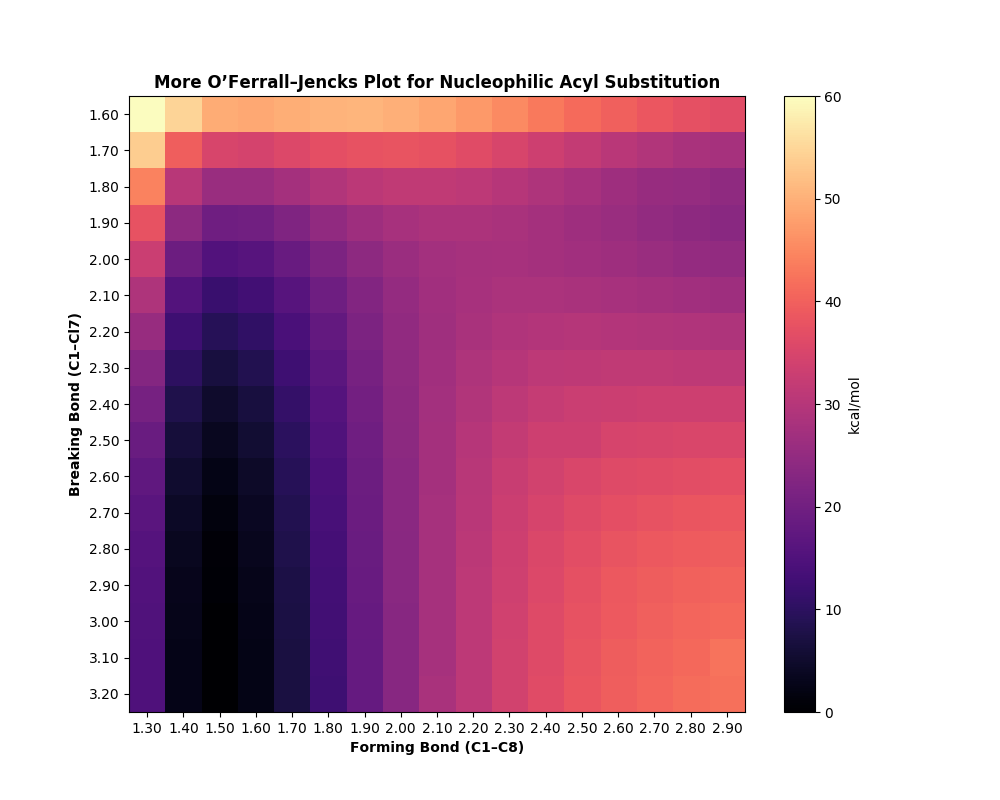

This figure's Python source:
import sys, re, glob
import numpy as np

import matplotlib.pyplot as plt
from matplotlib.ticker import StrMethodFormatter

from cctk import GaussianFile, Molecule, ConformationalEnsemble

#### Usage: ``python analyze.py "path/to/output/*.out"``
#### NOTE: It's crucial to wrap the wildcard-containing path in quotes!

#### NOTE: This file will reject any file that contains the string "slurm."

#### Corin Wagen and Eugene Kwan, 2019

filenames = sys.argv[1]

cent = 1
lg = 7
nu = 8

plot = np.zeros(shape=(18,18))

for filename in sorted(glob.glob(filenames, recursive=True)):
    if re.search("slurm", filename):
        continue

    output_file = GaussianFile.read_file(filename)
    energy = float(output_file.energies[-1]) * 627.509
    mol = output_file.get_molecule()

    lg_dist =  mol.get_distance(cent, lg)
    nu_dist =  mol.get_distance(cent, nu)

    idx1 = int(round((lg_dist - 1.5) * 10))
    idx2 = int(round((nu_dist - 1.2) * 10))
    plot[idx1][idx2] = energy

min_energy = np.min(plot)
plot = plot - min_energy

#### now to generate the graph...

fig = plt.figure(figsize=(10,8))
ax = fig.gca()

plt.imshow(plot, cmap="magma", vmax=60, vmin=0)

plt.title("More O’Ferrall–Jencks Plot for Nucleophilic Acyl Substitution", fontweight="bold")
ax.set_xlabel("Forming Bond (C1–C8)", fontweight="bold")
ax.set_ylabel("Breaking Bond (C1–Cl7)", fontweight="bold")

ax.set_xticks(range(18))
ax.set_yticks(range(18))
ax.set_xticklabels([f"{x:.2f}" for x in np.arange(1.2, 3.0, 0.1)])
ax.set_yticklabels([f"{y:.2f}" for y in np.arange(1.5, 3.3, 0.1)])

ax.set_xlim(left=0.5, right=17.5)
ax.set_ylim(top=0.5, bottom=17.5)

plt.colorbar(ax=ax).set_label("kcal/mol")

#plt.show()
plt.savefig("plot.png")
